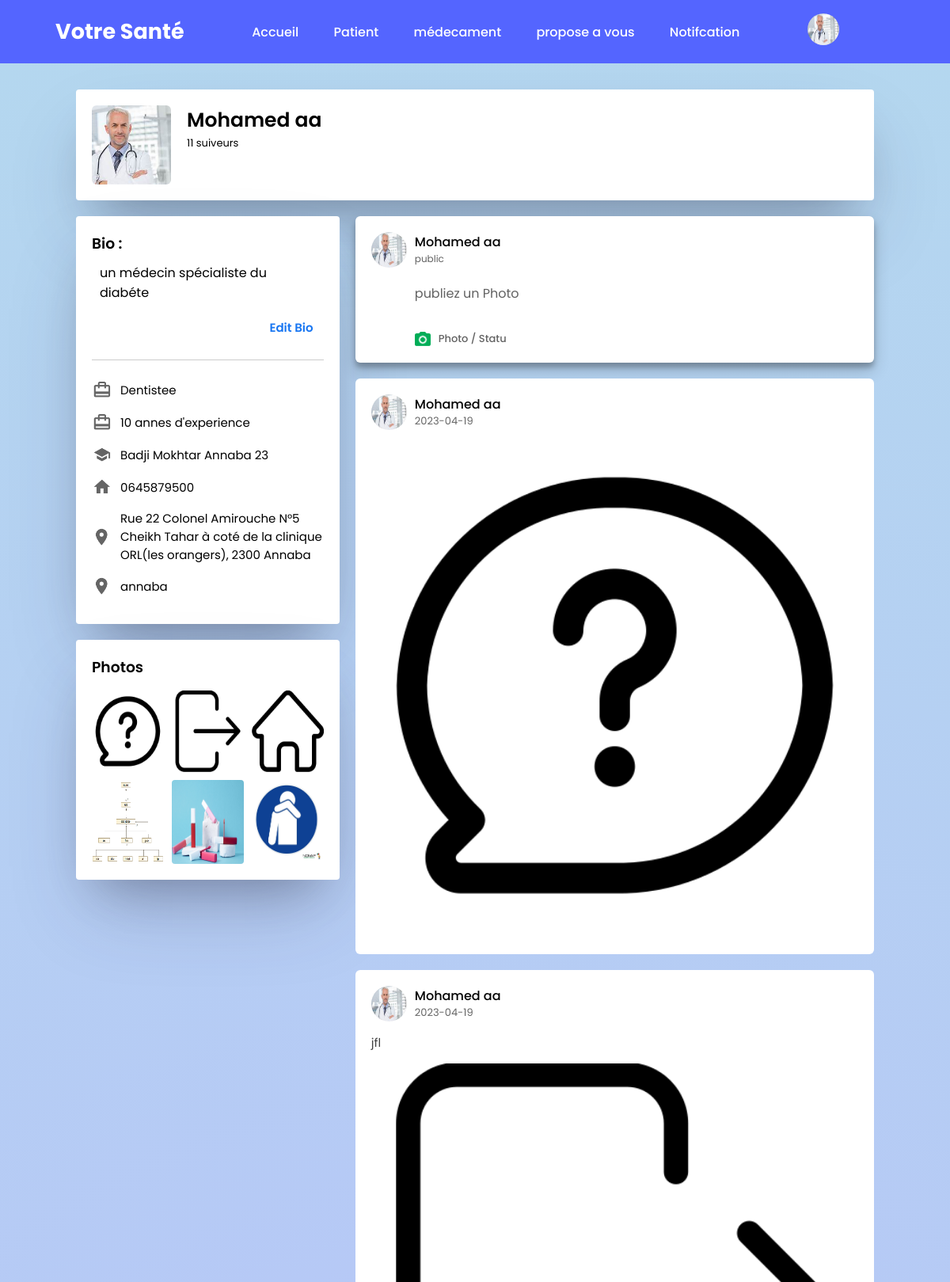
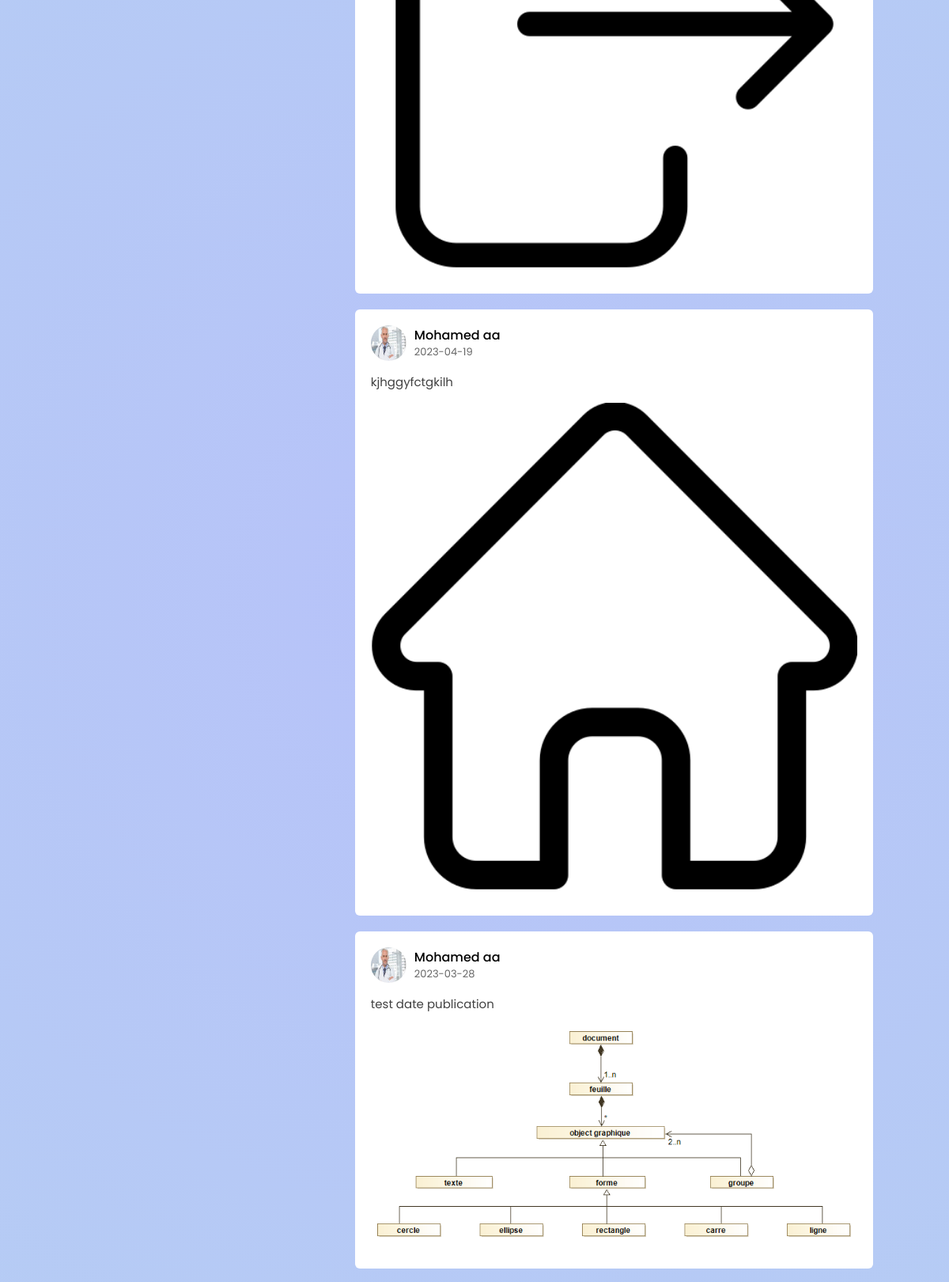
The app's page /profile.php (signed in, upper part) with its own data (2 pictures, top to bottom).
### tables this page shows
CREATE TABLE `post` (
  `id_post` int(255) NOT NULL,
  `date_post` date NOT NULL,
  `statu` varchar(255) NOT NULL,
  `photo` varchar(255) NOT NULL,
  `id_pers` int(255) NOT NULL
);

### sessionPatient.php (called while the page is built, shortened)
<?php
if (!isset($_SESSION['user_id'])) {
    header('location:index.php');
}else {
$user_id = $_SESSION['user_id'];
$getdataPersonne = mysqli_query($conn,"SELECT * FROM personne WHERE id = '$user_id' ");
$res = mysqli_fetch_assoc($getdataPersonne);
if($res['user_type'] == 'patient'){
    $getdataPatient = mysqli_query($conn,"SELECT * FROM patient WHERE id_pers = '$user_id' ");
    $user_type = 'patient';
    $row = mysqli_fetch_assoc($getdataPatient);
 }elseif($res['user_type'] == 'médecin'){
    $getdataMedecin = mysqli_query($conn,"SELECT * FROM médecin WHERE id_pers = '$user_id' ");
    $row = mysqli_fetch_assoc($getdataMedecin);
 }elseif($res['user_type'] == 'délégué_médical') {
   $user_type = 'délégué_médical';
    $getdataDeg = mysqli_query($conn,"SELECT * FROM délégué_médical WHERE id_pers = '$user_id' ");
    $row = mysqli_fetch_assoc($getdataDeg);
 }
}
?>

### profile.php (the view, shortened to what this page needs)
<?php
include ('config.php');
include ('sessionPatient.php');
$posts = "SELECT * FROM post WHERE id_pers = '$user_id' ORDER BY id_post DESC";
$rows = mysqli_query($conn,$posts);
?>
<!DOCTYPE html>
<html lang="en">
<head>
    <link rel="stylesheet" href="css/style.css">
    <link rel="stylesheet" href="css/navbar.css">
</head>
<body>
<?php
include ('navbar.php');
?>
    <div class="profile-container">
        <div class="profile-detailes">
            <div class="pd-left">
                <div class="pd-row">
                    <img id="pd-img" src="img/photoProfile/<?php echo $row["photo_profile"]?>" class="pd-image" >
                    <div>
                        <h3><?php echo $row['name']; ?></h3>
                        <p><?php
                                $nbs = "SELECT COUNT(id_follow) AS nombre_de_suiveurs FROM folllowing WHERE receiver_id ='$user_id'";
                                $nbsuivers = mysqli_query($conn, $nbs);
                                if (mysqli_num_rows($nbsuivers) > 0) {
                                    $nombersuive = mysqli_fetch_assoc($nbsuivers);
                                    echo $nombersuive["nombre_de_suiveurs"] ." suiveurs";
                                } else {
                                    echo "Aucun suiveurs";
                                }
                                ?>
                        </p>
                    </div>
                </div>
            </div>
        </div>
        <div class="profile-info">
            <div class="info-col">
                <div class="profile-intro">
                    <h3>Bio : </h3>
                    <p class="intro-text"><?php echo $row['bio']; ?></p>
                    <button class="button_popup" onclick ="toggle()" >Edit Bio</button>
                    <hr>
                    <ul>
                        <li><img src="img/profile-job.png"><?php echo $row['spécialite']; ?></li>
                        <li><img src="img/profile-job.png"><?php echo $row['annes_dexperience'];?> annes d'experience</li>
                        <li><img src="img/profile-study.png"><?php echo $row['nom_de_létablissement_de_formation']; ?></li>
                        <li><img src="img/profile-home.png"><?php echo $row['numéro_de_téléphone'];?> </li>
                        <li><img src="img/profile-location.png"> <?php echo $row['adresse_de_domicile']; ?></li>
                        <li><img src="img/profile-location.png"> <?php echo $row['ville']; ?></li>
                    </ul>
                </div>
        <div class="profile-intro">
                    <div class="title-box">
                        <h3>Photos</h3>
                    </div>
            <div class="photo-box">
            <?php foreach ($rows as $rw) :?>
                <div> <img src="img/post/<?php echo $rw["photo"]?>" class="post-img" ></div>
            <?php endforeach ;?>
            </div>
        </div>
            </div>
            <div class="post-col">
                <div class="write-post-container">
                    <div class="user-profile">
                        <div class="user-profile">
                         <img src="img/photoProfile/<?php echo $row["photo_profile"]?>" >
                        </div>
                        <div>
                            <p><?php echo $row['name']; ?></p>
                            <small>public <i class="fas fa-caret-down"></i></small>
                        </div>
                    </div>
                    <div class="post-input-container">
                        <p class="pe"> publiez un Photo</p>
                        <br>
                        <div class="add-post-links">
                            <a href="upload_post.php"><img src="img/profile_page/photo.png" >Photo / Statu</a>
                        </div>
                    </div>
                </div>
             <?php foreach ($rows as $rw) :?>
            <div class="post..">
                <div class="post-container">
                    <div class="post-row">
                        <div class="user-profile">
                            <img src="img/photoProfile/<?php echo $row["photo_profile"]?>" >
                        <div>
                            <p><?php echo $row['name']; ?></p>
                            <span><?php echo $rw['date_post']; ?></span>
                        </div>
                    </div>
                </div>
                <p class="post-text"><?php echo $rw["statu"]?></p>
                <img src="img/post/<?php echo $rw["photo"]?>" class="post-img" >
                </div>
            </div>
            <?php endforeach ;?>
                </div>
            </div>
        </div>
</body>
</html>

### navbar.php (shortened to what this page needs)
<header class="nav-bar">
    <a href="#"class="logo">Votre Santé</a>
    <nav class="nav_links">
    <ul>
    <li><a href="<?php if ($row['user_type']=='médecin') { echo "médecin_page.php";}
                  else if ($row['user_type']=='patient') {
                  echo"user_page.php";} else{echo"délégué_médical_page.php"; } ?>">Accueil</a></li>
    <li><a href="<?php if ($row['user_type']=='médecin') { echo "search_patient.php";}
                  else {
                  echo"search_medecin.php";} ?>">
                  <?php if ($row['user_type']=='médecin') { echo "Patient";}
                  else if ($row['user_type']=='patient') {
                  echo"Medecin";}else{
                    echo"Medecin";} ?></a></li>
 <li><a href="medicament.php">médecament</a></li>
    <?php
    if ($row['user_type']=='médecin') { echo " <li><a href='propose_a_vous.php'>propose a vous</a></li>";}
    ?>
   <?php  if ($row['user_type'] !='délégué_médical') { ?>
    <li><a href="<?php
                  if ($row['user_type']=='médecin') { echo "médecin-notification.php";}
                  else if ($row['user_type']=='patient') {
                  echo"patient-notification.php";} else{echo"#"; } ?>">Notifcation</a></li>
  </ul>
  <?php  } ?>
    </nav>
    <div onclick="menuToggle();" class="profile">
    <img src="img/photoProfile/<?php echo $row['photo_profile'];?>" class="photo_profil">
    </div>
</header>

### css/style.css (style rules this page uses)
:root { --color-dark: hsl(252,30%,17%); --color-gray: hsl(252,15%,65%); --color-white: hsl(252,30%,100%); --color-light: hsl(252,30%,95%); --color-primary: hsl(209, 58%, 22%); --color-secondary: hsl(252,100%,90%); --color-denger: hsl(0,95%,65%); --color-success: hsl(120,95%,65%); --color-black: hsl(252,30%,10%); --pp-bg: #173857; --border-radius : 2rem; --card-border-radius : 1rem; --btn-padding : 0.6rem 2rem; --search-padding : 0.6rem 1rem; --card-padding : 2rem; --sticky-top-left:6.9rem; --sticky-top-right:-18rem; }
:root { --color-1: #4066da; --color-2: #708ce3; --color-3: #a0b3ed; --color-4: #cfd9f6; --color-denger-1: #d40000; --color-denger-2: #e56666; --color-denger-3: #ee9999; --color-success: #00b374; --color-success: #33c290; --color-success: #99e1c7; }
* { font-family: 'Poppins', sans-serif; margin: 0; padding: 0; box-sizing: border-box; outline: none; border: none; text-decoration: none; }
.profile-container { padding: 33px 8%; color: #000000; margin-top: 80px; background: rgb(183,194,249); background: radial-gradient(circle, rgba(183,194,249,1) 0%, rgba(180,215,239,1) 100%); }
.nav-bar { top: 0; }
.profile-detailes { background: #fff; padding: 20px; border-radius: 4px; display: flex; align-items: flex-start; justify-content: space-between; box-shadow: rgba(50, 50, 93, 0.25) 0px 50px 100px -20px, rgba(0, 0, 0, 0.3) 0px 30px 60px -30px; }
.pd-row { display: flex; align-items: flex-start; }
.pd-image { width: 100px; height: 100px; object-fit: cover; margin-right: 20px; border-radius: 6px; }
.pd-row div h3 { font-size: 25px; font-weight: 600; }
.pd-row div p { font-size: 13px; }
.write-post-container { width: 100%; background: #fff; border-radius: 6px; padding: 20px; color: #626262; box-shadow: rgba(0, 0, 0, 0.19) 0px 10px 20px, rgba(0, 0, 0, 0.23) 0px 6px 6px; }
.user-profile { display: flex; align-items: center; }
.user-profile img { width: 45px; height: 45px; border-radius: 50%; margin-right: 10px; }
.user-profile p { margin-bottom: -5px; font-weight: 500; color: #000000; }
.user-profile small { font-size: 12px; }
.post-input-container { padding-left: 55px; padding-top: 20px; }
.add-post-links { display: flex; margin-top: 10px; }
.add-post-links a { text-decoration: none; display: flex; align-items: center; color: #626262; margin-right: 30px; font-size: 13px; }
.add-post-links a img { width: 20px; margin-right: 10px; }
.post-container { width: 100%; background: #fff; border-radius: 6px; padding: 20px; color: #626262; margin: 20px 0; }
.user-profile span { font-size: 13px; color: #666666; }
.post-text { color: #414141; margin: 15px 0; font-size: 15px; }
.post-img { width: 100%; border-radius: 4px; margin-bottom: 5px; }
.post-row { display: flex; justify-content: space-between; align-items: center; }
.profile-info { display: flex; align-items: flex-start; justify-content: space-between; margin-top: 20px; }
.info-col { flex-basis: 33%; }
.post-col { flex-basis: 65%; }
.profile-intro { background: #FFF; padding: 20px; margin-bottom: 20px; border-radius: 4px; box-shadow: rgba(50, 50, 93, 0.25) 0px 50px 100px -20px, rgba(0, 0, 0, 0.3) 0px 30px 60px -30px; }
.profile-intro h3 { font-weight: 600; }
.intro-text { text-align: left; margin: 10px; }
.profile-intro hr { border: 0; height: 1px; background: #ccc; margin: 24px 0; }
.profile-intro button { text-decoration: none; display: block; color: #1876f2; font-size: 15px; font-weight: 550; text-transform: capitalize; cursor: pointer; margin-top: 15px; border-radius: 5px; transition: 0.5s; text-align: center; display: block; margin-left: 75%; padding: 5px; background: transparent; }
.profile-intro ul li { list-style: none; margin: 15px 0; font-size: 15px; display: flex; align-items: center; }
.profile-intro ul li img { width: 26px; margin-right: 10px; }
.title-box { display: flex; align-items: center; justify-content: space-between; }
.photo-box { display: grid; grid-template-columns: repeat(3, auto); grid-gap: 10px; margin-top: 15px; }
.photo-box div img { width: 100%; height: 100%; cursor: pointer; }
body { background: var(--color-light); }

### records on screen
médecin: photo_profile (picture), name "Mohamed aa", bio "un médecin spécialiste du diabéte", spécialite "Dentistee", annes_dexperience "10", nom_de_létablissement_de_formation "Badji Mokhtar Annaba 23", numéro_de_téléphone "0645879500", adresse_de_domicile "Rue 22 Colonel Amirouche N°5 Cheikh Tahar à coté de la clinique ORL(les orangers), 2300 Annaba", ville "annaba"
post: photo (picture), médecin.photo_profile (picture), date_post "2023-04-19"
post: photo (picture), médecin.photo_profile (picture), date_post "2023-04-19", statu "jfl"
post: photo (picture), médecin.photo_profile (picture), date_post "2023-04-19", statu "kjhggyfctgkilh"
post: photo (picture), médecin.photo_profile (picture), date_post "2023-03-28", statu "test date publication"
post: photo (picture)
post: photo (picture)

### other values on screen
$nombersuive["nombre_de_suiveurs"] "11"
